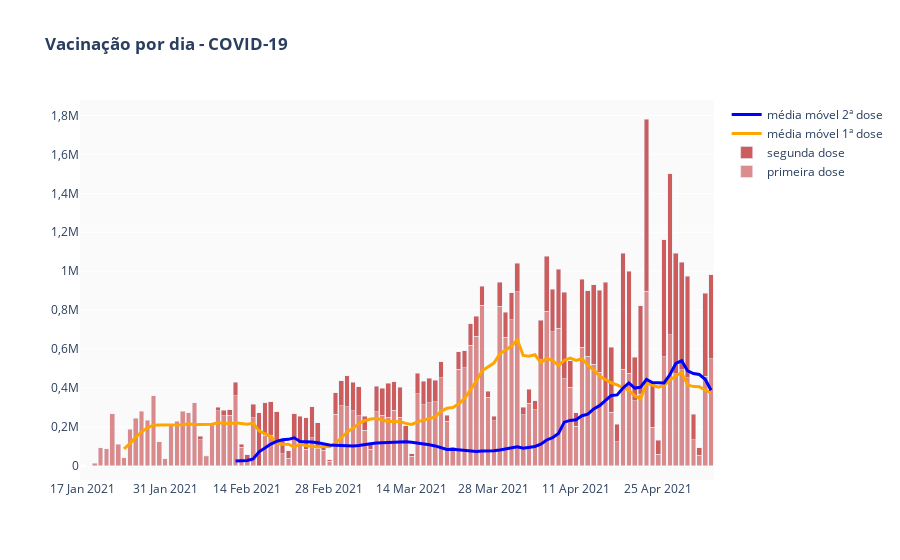

The notebook cell this image was saved under:
### Code cell
# vacinas aplicadas por dia

_dv['1_dose_7d'] = _dv['newVaccinated'].rolling(7).mean()
_dv['2_dose_7d'] = _dv['newVaccinated_second'].rolling(7).mean()

fig = go.Figure(
    data=[
        go.Bar(
            x = _dv['date'],
            y = _dv['newVaccinated'],            
            name='primeira dose',
            opacity=0.7
        ),
        go.Bar(
            x = _dv['date'],
            y = _dv['newVaccinated_second'],            
            name='segunda dose',
        ),
        go.Scatter(
            x = _dv['date'],
            y = _dv['1_dose_7d'],
            line=dict(color='orange', width=3),
            name='média móvel 1ª dose'
        ),
        go.Scatter(
            x = _dv['date'],
            y = _dv['2_dose_7d'],
            line=dict(color='blue', width=3),
            name='média móvel 2ª dose'
        )
    ]
)

fig.update_layout(
    title = '<b>Vacinação por dia - COVID-19</b>',
    xaxis_tickformat = '%d %b %Y',
    barmode='stack'
)
fig.update_traces(
    hovertemplate='Data: %{x} <br>Total: %{y:,.0f}',
    marker_color='indianred',    
)
fig.update_layout(hovermode='x unified', separators=',.', plot_bgcolor='#fafafa')
fig.show()
fig.write_html("graficos/vacinacao-por-dia.html")
